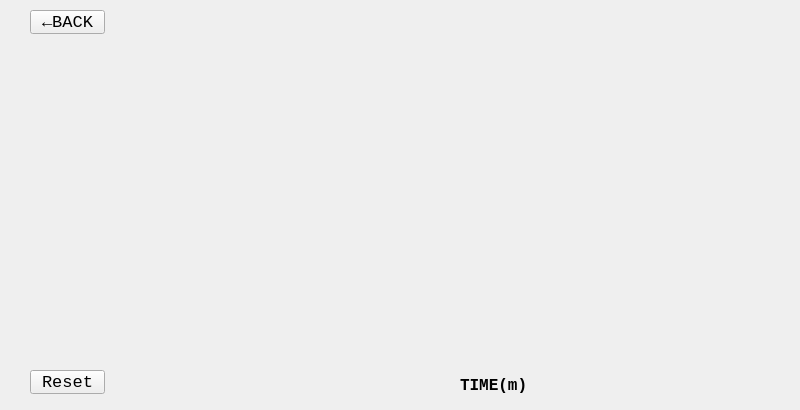
<?xml version="1.0" encoding="UTF-8"?>
<ui version="4.0">
 <class>Form</class>
 <widget class="QWidget" name="Form">
  <property name="geometry">
   <rect>
    <x>0</x>
    <y>0</y>
    <width>800</width>
    <height>410</height>
   </rect>
  </property>
  <property name="windowTitle">
   <string>Form</string>
  </property>
  <widget class="QPushButton" name="btn_back">
   <property name="geometry">
    <rect>
     <x>30</x>
     <y>10</y>
     <width>75</width>
     <height>24</height>
    </rect>
   </property>
   <property name="font">
    <font>
     <family>Consolas</family>
     <pointsize>13</pointsize>
    </font>
   </property>
   <property name="text">
    <string>←BACK</string>
   </property>
  </widget>
  <widget class="MplWidget" name="MplWidget" native="true">
   <property name="geometry">
    <rect>
     <x>170</x>
     <y>0</y>
     <width>611</width>
     <height>381</height>
    </rect>
   </property>
  </widget>
  <widget class="QLabel" name="label">
   <property name="geometry">
    <rect>
     <x>-10</x>
     <y>80</y>
     <width>191</width>
     <height>241</height>
    </rect>
   </property>
   <property name="text">
    <string/>
   </property>
  </widget>
  <widget class="QPushButton" name="btn_reset">
   <property name="geometry">
    <rect>
     <x>30</x>
     <y>370</y>
     <width>75</width>
     <height>24</height>
    </rect>
   </property>
   <property name="font">
    <font>
     <family>Consolas</family>
     <pointsize>13</pointsize>
    </font>
   </property>
   <property name="text">
    <string>Reset</string>
   </property>
  </widget>
  <widget class="QLabel" name="label_2">
   <property name="geometry">
    <rect>
     <x>460</x>
     <y>370</y>
     <width>71</width>
     <height>31</height>
    </rect>
   </property>
   <property name="font">
    <font>
     <family>Consolas</family>
    </font>
   </property>
   <property name="text">
    <string>&lt;html&gt;&lt;head/&gt;&lt;body&gt;&lt;p&gt;&lt;span style=&quot; font-size:12pt; font-weight:700;&quot;&gt;TIME(m)&lt;/span&gt;&lt;/p&gt;&lt;/body&gt;&lt;/html&gt;</string>
   </property>
  </widget>
 </widget>
 <customwidgets>
  <customwidget>
   <class>MplWidget</class>
   <extends>QWidget</extends>
   <header location="global">mplwidget.h</header>
   <container>1</container>
  </customwidget>
 </customwidgets>
 <resources/>
 <connections/>
</ui>
